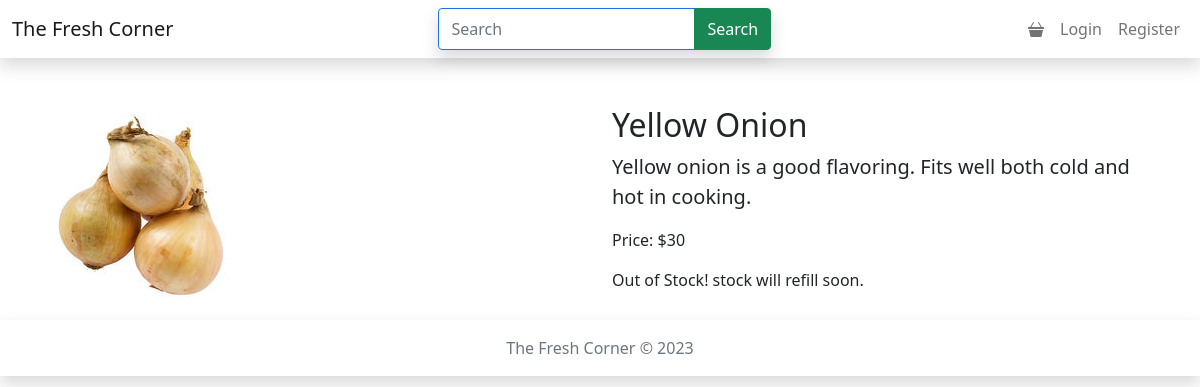
/product/5, run on the app's committed database.
### FreshCorner/model.py (models this page shows)
class Product(db.Model):
    id = db.Column(db.Integer(), primary_key= True)
    name = db.Column(db.String(100), nullable=False)
    MFD = db.Column(db.String())
    EXP = db.Column(db.String())
    rate = db.Column(db.Integer(), nullable=False)
    description = db.Column(db.String())
    image = db.Column(db.Text, unique = True, nullable=False)
    mimetype = db.Column(db.Text, nullable=False)
    quantity = db.Column(db.Integer(), nullable=False)
    category_id = db.Column(db.Integer(), db.ForeignKey('category.id'), nullable = False)
    catagory = db.relationship('Category', backref=db.backref('products', lazy=True))

### FreshCorner/public.py (the view)
@app.route('/product/<int:product_id>')
def detail(product_id):
    product = Product.query.get_or_404(product_id)
    return render_template('product_detail.html', product=product)

### templates/product_detail.html (shortened to what this page needs)
{% extends 'base.html' %}
{% block content %}
<div class="container mt-4">
    <div class="row">
        <div class="col-md-6">
            <img src="{{ url_for('static', filename='product_img/' + product.image) }}" alt="{{ product.name }}" class="img-fluid mb-3">
        </div>
        <div class="col-md-6">
            <h2>{{ product.name }}</h2>
            <p class="lead">{{ product.description }}</p>
            <p class="font-weight-bold">Price: ${{ product.rate }}</p>
            {% if 10 > product.quantity > 0 %}
            <p class="font-weight-bold">only {{ product.quantity }} left</p>
            {% elif product.quantity == 0 %}
            <p class="font-weight-bold"> Out of Stock! stock will refill soon.</p>
            {%endif%}
        </div>
    </div>
</div>
{% endblock %}

### data on the page
Product: image (picture), name "Yellow Onion", description "Yellow onion is a good flavoring. Fits well both cold and hot in cooking.", rate "30"
